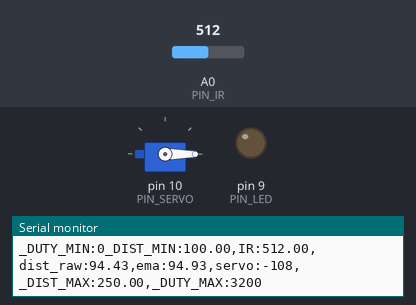
Recording of a sketch running on a simulated Arduino Uno, built with avr-gcc and run on an emulated ATmega328P. Parts: servo, output pins drawn as LEDs (lit = HIGH), the last lines printed to the serial monitor. The inputs (shaded band) are chosen by the test bench; at power-on: A0 (PIN_IR) = 512.

Above: at 1.2 s.
1.3 s: A0 (PIN_IR) set to 473
At 2.2 s:
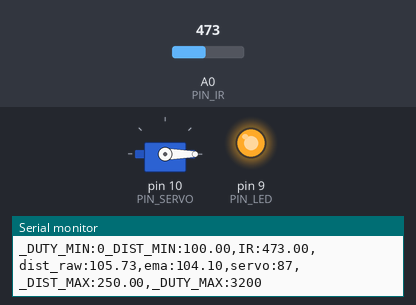
3.1 s: A0 (PIN_IR) set to 306
At 5.9 s:
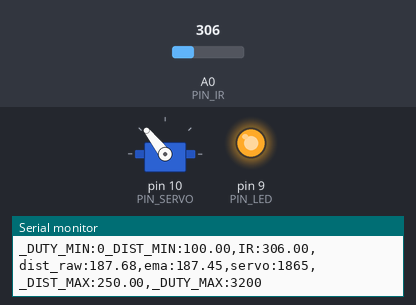
6.1 s: A0 (PIN_IR) set to 240
At 8.0 s:
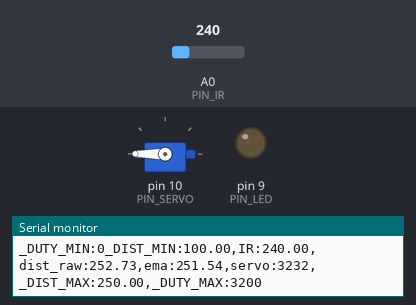
9.1 s: A0 (PIN_IR) set to 52
12.1 s: A0 (PIN_IR) set to 49
At 13.4 s:
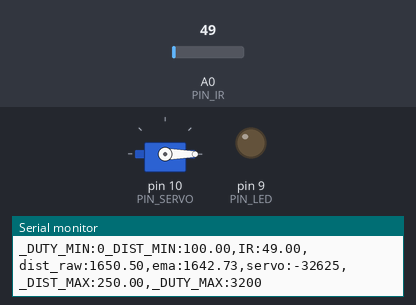
14.6 s: A0 (PIN_IR) set to 110
At 15.7 s:
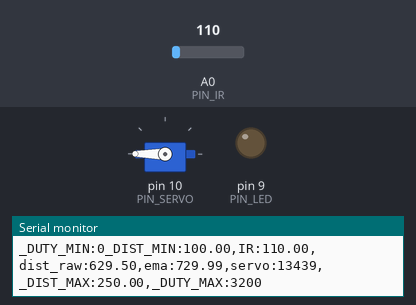
Timing chart, 0 to 17.1 s (numbered marks = the images above; inputs shaded):
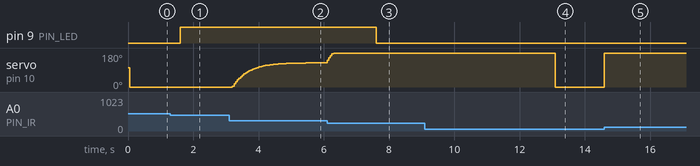

Measured:
- the behaviour switches between 492 and 491 on A0 (PIN_IR) (found by bisection; images 0 and 1)
- the behaviour switches between 50 and 49 on A0 (PIN_IR) (found by bisection; images 3 and 4)
- after the input at 1.3 s, pin 9 (PIN_LED): LOW → HIGH after 0.30 s
- after the input at 3.1 s, servo on pin 10 (PIN_SERVO): moves from 0° to 128° over 2.3 s, starting after 0.10 s
- after the input at 6.1 s, pin 9 (PIN_LED): HIGH → LOW after 1.5 s
- after the input at 12.1 s, servo on pin 10 (PIN_SERVO): 180° → 0° after 1.0 s
- after the input at 14.6 s, servo on pin 10 (PIN_SERVO): 0° → 180° at once

The sketch:

17P08.ino
```cpp
#include <Servo.h>

// Arduino pin assignment

#define PIN_IR    A0         // IR sensor at Pin A0
#define PIN_LED   9
#define PIN_SERVO 10

#define _DUTY_MIN 0  // servo full clock-wise position (0 degree)
#define _DUTY_NEU 1600  // servo neutral position (90 degree)
#define _DUTY_MAX 3200  // servo full counter-clockwise position (180 degree)

#define _DIST_MIN  100.0   // minimum distance 100mm
#define _DIST_MAX  250.0   // maximum distance 250mm

#define EMA_ALPHA  0.1   // for EMA Filter

#define LOOP_INTERVAL 50   // Loop Interval (unit: msec)

Servo myservo;
unsigned long last_loop_time;   // unit: msec

float dist_prev = _DIST_MIN;
float dist_ema = _DIST_MIN;

void setup()
{
  pinMode(PIN_LED, OUTPUT);

  myservo.attach(PIN_SERVO);
  myservo.writeMicroseconds(_DUTY_NEU);

  Serial.begin(1000000);    // 1,000,000 bps
}

void loop()
{
  unsigned long time_curr = millis();
  int duty;
  float a_value, dist_raw;

  // wait until next event time
  if (time_curr < (last_loop_time + LOOP_INTERVAL))
    return;
  last_loop_time += LOOP_INTERVAL;

  a_value = analogRead(PIN_IR);
  dist_raw = ((6762.0 / (a_value - 9.0)) - 4.0) * 10.0;

  dist_ema = EMA_ALPHA * dist_raw + (1 - EMA_ALPHA) * dist_prev;
  dist_prev = dist_ema;

  duty = _DUTY_MIN + (dist_ema - _DIST_MIN) * (_DUTY_MAX - _DUTY_MIN) / (_DIST_MAX - _DIST_MIN);
  if (dist_ema >= _DIST_MIN && dist_ema <= _DIST_MAX) {
    digitalWrite(PIN_LED, HIGH);
  } else {
    digitalWrite(PIN_LED, LOW);
  }

  // Put EMA filter code here

  //duty = map(dist_ema, _DIST_MIN, _DIST_MAX, _DUTY_MIN, _DUTY_MAX);
  //duty = // Put map() equivalent code here

  myservo.writeMicroseconds(duty);

  dist_prev = dist_ema;

  Serial.print("_DUTY_MIN:");  Serial.print(_DUTY_MIN);
  Serial.print("_DIST_MIN:");  Serial.print(_DIST_MIN);
  Serial.print(",IR:");        Serial.print(a_value);
  Serial.print(",dist_raw:");  Serial.print(dist_raw);
  Serial.print(",ema:");       Serial.print(dist_ema);
  Serial.print(",servo:");     Serial.print(duty);
  Serial.print(",_DIST_MAX:"); Serial.print(_DIST_MAX);
  Serial.print(",_DUTY_MAX:"); Serial.print(_DUTY_MAX);
  Serial.println("");
}
```
